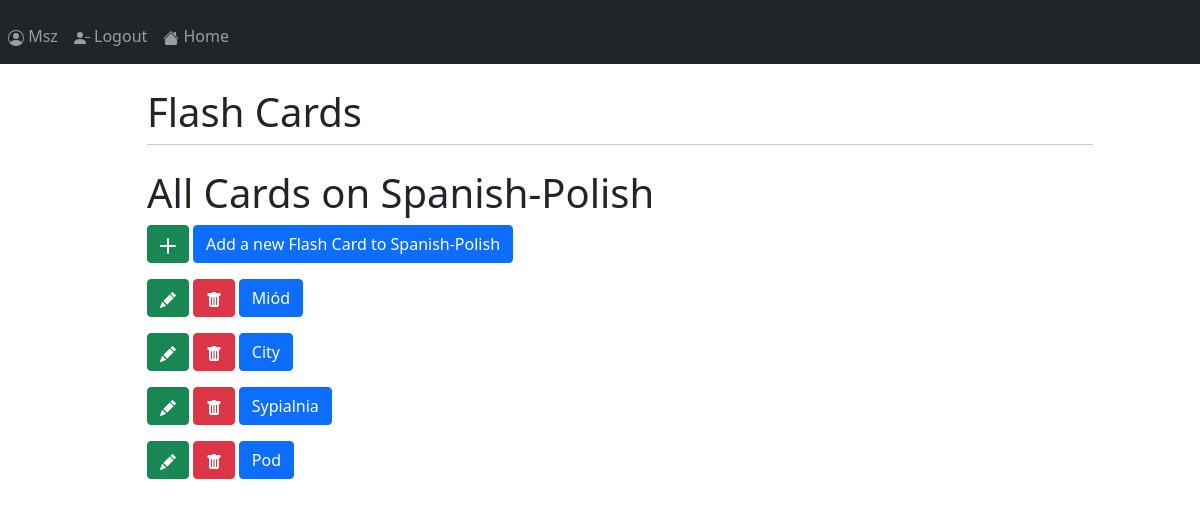
The app's page /deck-3 (signed in) with its own data.
### main/models.py (models this page shows, shortened)
class deck(models.Model):
    user = models.ForeignKey(User, on_delete=models.CASCADE, related_name="deck", null=True)
    name = models.CharField(max_length=200)

class flashCard(models.Model):
    deck = models.ForeignKey(deck, on_delete=models.CASCADE, related_name="flashCard", null=True)
    question = models.CharField(max_length = 200)
    answer = models.TextField()

### main/views.py (the view)
# urls.py: path("deck-<int:id>", views.deckview, name = "deckview" ),
def deckview(response, id):
    if not response.user.is_authenticated:
        return HttpResponseRedirect("/")
    current_deck = get_object_or_404(deck, id=id)
    if not (current_deck in response.user.deck.all()):
        return HttpResponseRedirect("/")
    context= {"deck": current_deck}
    return render(response, "main/deckview.html", context)

### main/templates/main/deckview.html (shortened to what this page needs)
{% extends 'main/base.html' %}
{% block content %}
{% if user.is_authenticated %}
<h1>
    All Cards on {{deck.name}}
</h1>
        <p><a class="btn btn-success" href="/createflash-{{deck.id}}" role="button" title="Add a new Flash Card">
            <svg xmlns="http://www.w3.org/2000/svg" width="16" height="16" fill="currentColor" class="bi bi-plus-lg" viewBox="0 0 16 16">
                 <path d="M8 0a1 1 0 0 1 1 1v6h6a1 1 0 1 1 0 2H9v6a1 1 0 1 1-2 0V9H1a1 1 0 0 1 0-2h6V1a1 1 0 0 1 1-1z"/>
            </svg>
            </a>
            <a class="btn btn-primary" href="/createflash-{{deck.id}}" role="button"> Add a new Flash Card to {{ deck.name }} </a></p>
    {% for card in deck.flashCard.all %}
        <p><a class="btn btn-success" href="/updateflash-{{card.id}}" role="button" title="Edit this Flash Card">
            </a>
            <a class="btn btn-danger" href="/deleteflash-{{card.id}}" role="button" title="Delete this Flash Card">
            </a>
            <a class="btn btn-primary" href="/updateflash-{{card.id}}" role="button"> {{ card.question|slice:'0:100' }}</a></p>
    {% endfor %}
{% else %}
<h3>
    Home Page
</h3>
<p> Please <a href="/login">Login</a> to see your FlashCards</a>
{% endif %}
{% endblock %}

### main/templates/main/base.html (shortened to what this page needs)
<!doctype html>
<html>
    <head>
        <link href="https://cdn.jsdelivr.net/npm/bootstrap@5.0.1/dist/css/bootstrap.min.css" rel="stylesheet">
    </head>
    <body>
        <nav class="navbar navbar-expand-sm navbar-dark bg-dark sticky-top">
            <div class="collapse navbar-collapse mt-2" id="collapse_target">
                <ul class="navbar-nav">
                    {% if user.is_authenticated %}
                    <li class="nav-item">
                        <a class="nav-link" href="/">
                            {{ user.get_username }}</a></li>
                    <li class="nav-item">
                        <a class="nav-link" href="/logout">
                            <svg xmlns="http://www.w3.org/2000/svg" width="16" height="16" fill="currentColor" class="bi bi-person-dash-fill" viewBox="0 0 16 16">
                                  <path fill-rule="evenodd" d="M11 7.5a.5.5 0 0 1 .5-.5h4a.5.5 0 0 1 0 1h-4a.5.5 0 0 1-.5-.5z"/>
                                    <path d="M1 14s-1 0-1-1 1-4 6-4 6 3 6 4-1 1-1 1H1zm5-6a3 3 0 1 0 0-6 3 3 0 0 0 0 6z"/>
                            </svg>
                            Logout </a></li>
                {% endif %}
                    <li class="nav-item">
                        <a class="nav-link"  href="/">
                            Home</a></li>
                </ul>
            </div>
        </nav>
        <div id="content", name="content", class="main mt-3">
            <div class="row justify-content-center">
                <div class="col-10">
                    <h1 class="mt-2">Flash Cards</h1>
                    <hr class="mt-0 mb-4">
                    {% block content %}
                    {% endblock %}
                </div>
            </div>
        </div>
    </body>
</html>

### main/templates/main/base.html (style rules this page uses)
.main { margin-left:40px; padding: 0px 10px; font-size: 15px; }

### records on screen
deck: name "Spanish-Polish"
flashCard: question "Miód"
flashCard: question "City"
flashCard: question "Sypialnia"
flashCard: question "Pod"

### other values on screen
{{ user.get_username }} "Msz"
